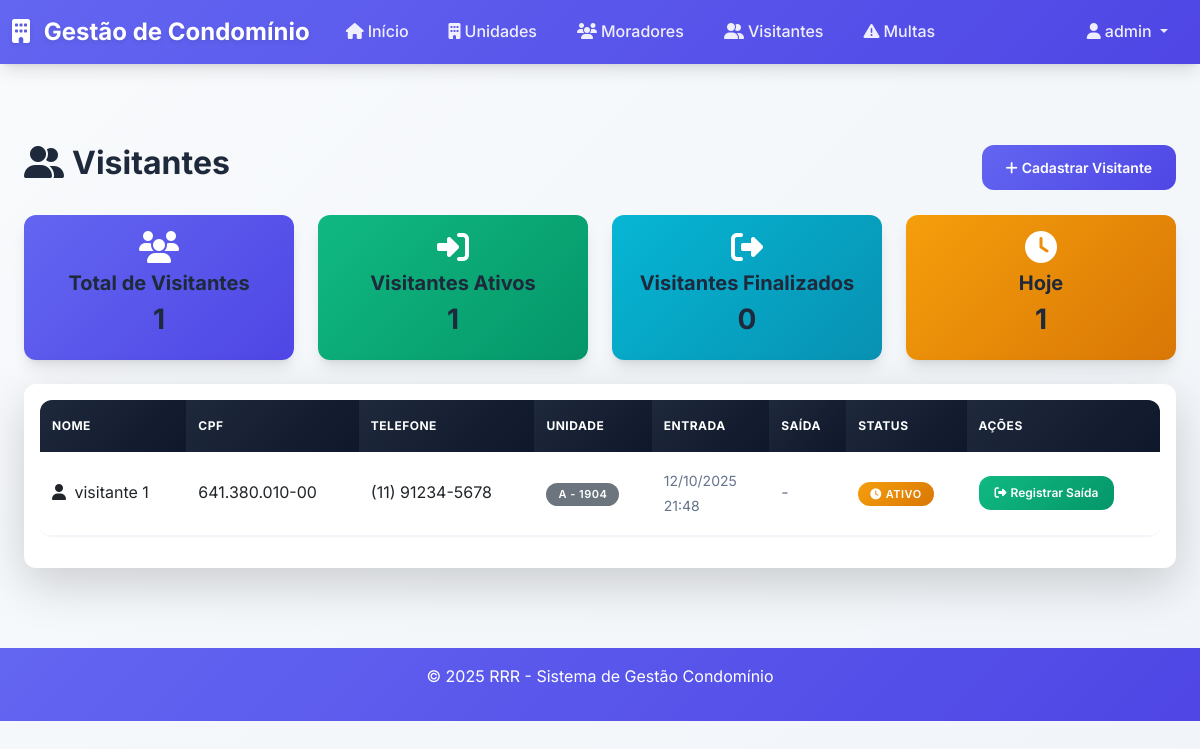
Screenshot of /visitantes (signed in) with the database file from the repository.
### app.py (models this page shows)
class Visitante(db.Model):
    id = db.Column(db.Integer, primary_key=True)
    nome = db.Column(db.String(100), nullable=False)
    cpf = db.Column(db.String(14), nullable=False)
    telefone = db.Column(db.String(15), nullable=False)
    unidade_id = db.Column(db.Integer, db.ForeignKey('unidade.id'), nullable=False)
    data_entrada = db.Column(db.DateTime, default=datetime.utcnow)
    data_saida = db.Column(db.DateTime, nullable=True)
    observacoes = db.Column(db.Text, nullable=True)
    unidade = db.relationship('Unidade', backref='visitantes')

class Unidade(db.Model):
    id = db.Column(db.Integer, primary_key=True)
    numero = db.Column(db.String(10), nullable=False, unique=True)
    bloco = db.Column(db.String(10), nullable=False)
    tipo = db.Column(db.String(20), nullable=False)
    vagas_garagem = db.Column(db.Integer, default=0)
    data_cadastro = db.Column(db.DateTime, default=datetime.utcnow)
    moradores = db.relationship('Morador', backref='unidade', lazy=True)

### app.py (the view)
@app.route('/visitantes')
@login_required
def listar_visitantes():
    usuario = Usuario.query.get(session['user_id'])
    if usuario.tipo == 'Admin':
        visitantes = Visitante.query.order_by(Visitante.data_entrada.desc()).all()
    else:
        visitantes = Visitante.query.filter_by(unidade_id=usuario.morador.unidade_id).order_by(Visitante.data_entrada.desc()).all()
    total_visitantes = len(visitantes)
    visitantes_ativos = len([v for v in visitantes if v.data_saida is None])
    visitantes_finalizados = len([v for v in visitantes if v.data_saida is not None])
    from datetime import datetime, date
    hoje = date.today()
    visitantes_hoje = len([v for v in visitantes if v.data_entrada.date() == hoje])
    return render_template('visitantes.html',
                         visitantes=visitantes,
                         total_visitantes=total_visitantes,
                         visitantes_ativos=visitantes_ativos,
                         visitantes_finalizados=visitantes_finalizados,
                         visitantes_hoje=visitantes_hoje)

### app.py (called while the page is built)
def login_required(f):
    from functools import wraps
    @wraps(f)
    def decorated_function(*args, **kwargs):
        if 'user_id' not in session:
            return redirect(url_for('login'))
        return f(*args, **kwargs)
    return decorated_function

### templates/visitantes.html (shortened to what this page needs)
{% extends "base.html" %}
{% block content %}
<div class="container mt-4">
    <div class="d-flex justify-content-between align-items-center mb-4">
        <h2>
            <i class="fas fa-user-friends me-2"></i>Visitantes
        </h2>
        <a href="{{ url_for('cadastrar_visitante') }}" class="btn btn-primary">
            <i class="fas fa-plus me-1"></i>Cadastrar Visitante
        </a>
    </div>
    <div class="row mb-4">
    <div class="col-md-3">
        <div class="card bg-primary text-white">
            <div class="card-body text-center">
                <i class="fas fa-users fa-2x mb-2"></i>
                <h5>Total de Visitantes</h5>
                <h3>{{ total_visitantes }}</h3>
            </div>
        </div>
    </div>
    <div class="col-md-3">
        <div class="card bg-success text-white">
            <div class="card-body text-center">
                <i class="fas fa-sign-in-alt fa-2x mb-2"></i>
                <h5>Visitantes Ativos</h5>
                <h3>{{ visitantes_ativos }}</h3>
            </div>
        </div>
    </div>
    <div class="col-md-3">
        <div class="card bg-info text-white">
            <div class="card-body text-center">
                <i class="fas fa-sign-out-alt fa-2x mb-2"></i>
                <h5>Visitantes Finalizados</h5>
                <h3>{{ visitantes_finalizados }}</h3>
            </div>
        </div>
    </div>
    <div class="col-md-3">
        <div class="card bg-warning text-white">
            <div class="card-body text-center">
                <i class="fas fa-clock fa-2x mb-2"></i>
                <h5>Hoje</h5>
                <h3>{{ visitantes_hoje }}</h3>
            </div>
        </div>
    </div>
    </div>
    <div class="card shadow-lg border-0">
        <div class="card-body">
            <div class="table-responsive">
                <table class="table table-hover">
                    <thead class="table-primary">
                        <tr>
                            <th>Nome</th>
                            <th>CPF</th>
                            <th>Telefone</th>
                            <th>Unidade</th>
                            <th>Entrada</th>
                            <th>Saída</th>
                            <th>Status</th>
                            <th>Ações</th>
                        </tr>
                    </thead>
                    <tbody>
                        {% for visitante in visitantes %}
                        <tr>
                            <td>
                                <i class="fas fa-user me-1"></i>
                                {{ visitante.nome }}
                            </td>
                            <td>{{ visitante.cpf }}</td>
                            <td>{{ visitante.telefone }}</td>
                            <td>
                                <span class="badge bg-secondary">
                                    {{ visitante.unidade.bloco }} - {{ visitante.unidade.numero }}
                                </span>
                            </td>
                            <td>
                                <small class="text-muted">
                                    {{ visitante.data_entrada.strftime('%d/%m/%Y') }}<br>
                                    {{ visitante.data_entrada.strftime('%H:%M') }}
                                </small>
                            </td>
                            <td>
                                {% if visitante.data_saida %}
                                <small class="text-muted">
                                    {{ visitante.data_saida.strftime('%d/%m/%Y') }}<br>
                                    {{ visitante.data_saida.strftime('%H:%M') }}
                                </small>
                                {% else %}
                                <span class="text-muted">-</span>
                                {% endif %}
                            </td>
                            <td>
                                {% if visitante.data_saida %}
                                <span class="badge bg-success">
                                    <i class="fas fa-check me-1"></i>Finalizado
                                </span>
                                {% else %}
                                <span class="badge bg-warning">
                                    <i class="fas fa-clock me-1"></i>Ativo
                                </span>
                                {% endif %}
                            </td>
                            <td>
                                {% if not visitante.data_saida %}
                                <form method="POST" action="{{ url_for('registrar_saida', visitante_id=visitante.id) }}" style="display: inline;">
                                    <button type="submit" class="btn btn-sm btn-success"
                                            onclick="return confirm('Registrar saída do visitante {{ visitante.nome }}?')">
                                        <i class="fas fa-sign-out-alt me-1"></i>Registrar Saída
                                    </button>
                                </form>
                                {% else %}
                                <span class="text-muted">-</span>
                                {% endif %}
                            </td>
                        </tr>
                        {% endfor %}
                    </tbody>
                </table>
            </div>
        </div>
    </div>
</div>
{% endblock %}

### static/css/style.css (style rules this page uses)
:root { --primary-color: #6366f1; --primary-dark: #4f46e5; --success-color: #10b981; --success-dark: #059669; --info-color: #06b6d4; --warning-color: #f59e0b; --danger-color: #ef4444; --danger-dark: #dc2626; --light-color: #f8fafc; --dark-color: #1e293b; --gray-50: #f8fafc; --gray-100: #f1f5f9; --gray-200: #e2e8f0; --gray-300: #cbd5e1; --gray-400: #94a3b8; --gray-500: #64748b; --gray-600: #475569; --gray-700: #334155; --gray-800: #1e293b; --gray-900: #0f172a; --shadow-sm: 0 1px 2px 0 rgb(0 0 0 / 0.05); --shadow-md: 0 4px 6px -1px rgb(0 0 0 / 0.1), 0 2px 4px -2px rgb(0 0 0 / 0.1); --shadow-lg: 0 10px 15px -3px rgb(0 0 0 / 0.1), 0 4px 6px -4px rgb(0 0 0 / 0.1); --shadow-xl: 0 20px 25px -5px rgb(0 0 0 / 0.1), 0 8px 10px -6px rgb(0 0 0 / 0.1); --border-radius: 12px; --border-radius-lg: 16px; }
* { box-sizing: border-box; }
body { font-family: 'Inter', -apple-system, BlinkMacSystemFont, 'Segoe UI', Roboto, sans-serif; background: linear-gradient(135deg, var(--gray-50) 0%, var(--gray-100) 100%); color: var(--gray-800); line-height: 1.6; min-height: 100vh; }
.card { border: none; border-radius: var(--border-radius); box-shadow: var(--shadow-md); transition: all 0.3s cubic-bezier(0.4, 0, 0.2, 1); background: white; overflow: hidden; }
.card.bg-primary, .card.bg-success, .card.bg-info, .card.bg-warning { border-radius: var(--border-radius); box-shadow: var(--shadow-lg); border: none; transition: all 0.3s cubic-bezier(0.4, 0, 0.2, 1); }
.card.bg-primary { background: linear-gradient(135deg, var(--primary-color) 0%, var(--primary-dark) 100%) !important; }
.card.bg-success { background: linear-gradient(135deg, var(--success-color) 0%, var(--success-dark) 100%) !important; }
.card.bg-info { background: linear-gradient(135deg, var(--info-color) 0%, #0891b2 100%) !important; }
.card.bg-warning { background: linear-gradient(135deg, var(--warning-color) 0%, #d97706 100%) !important; }
.btn { border-radius: var(--border-radius); font-weight: 600; padding: 12px 24px; font-size: 14px; transition: all 0.3s cubic-bezier(0.4, 0, 0.2, 1); border: none; position: relative; overflow: hidden; }
.btn::before { content: ''; position: absolute; top: 0; left: -100%; width: 100%; height: 100%; background: linear-gradient(90deg, transparent, rgba(255,255,255,0.2), transparent); transition: left 0.5s; }
.btn-primary { background: linear-gradient(135deg, var(--primary-color) 0%, var(--primary-dark) 100%); }
.btn-success { background: linear-gradient(135deg, var(--success-color) 0%, var(--success-dark) 100%); }
.table { border-radius: var(--border-radius); overflow: hidden; box-shadow: var(--shadow-sm); background: white; }
.table thead th { border: none; font-weight: 700; text-transform: uppercase; font-size: 12px; letter-spacing: 0.5px; background: linear-gradient(135deg, var(--gray-800) 0%, var(--gray-900) 100%); color: white; padding: 16px 12px; }
.table tbody tr { transition: all 0.3s ease; border-bottom: 1px solid var(--gray-100); }
.table tbody td { padding: 16px 12px; vertical-align: middle; }
.badge { font-size: 11px; font-weight: 600; padding: 6px 12px; border-radius: 20px; text-transform: uppercase; letter-spacing: 0.5px; }
.badge.bg-warning { background: linear-gradient(135deg, var(--warning-color) 0%, #d97706 100%) !important; }
.card { animation: fadeIn 0.6s cubic-bezier(0.4, 0, 0.2, 1); }
.container { max-width: 1200px; }
.btn-sm { padding: 8px 16px; font-size: 12px; }
.text-muted { color: var(--gray-500) !important; }
h1, h2, h3, h4, h5, h6 { color: var(--gray-800); font-weight: 700; }

### rows the page displays
Visitante: nome "visitante 1", cpf "641.380.010-00", telefone "(11) 91234-5678", unidade.bloco "A", unidade.numero "1904", data_entrada "12/10/2025", data_entrada "21:48", shows "ATIVO"

### other values shown
{{ session.username }} "admin"
{{ total_visitantes }} "1"
{{ visitantes_ativos }} "1"
{{ visitantes_finalizados }} "0"
{{ visitantes_hoje }} "1"
